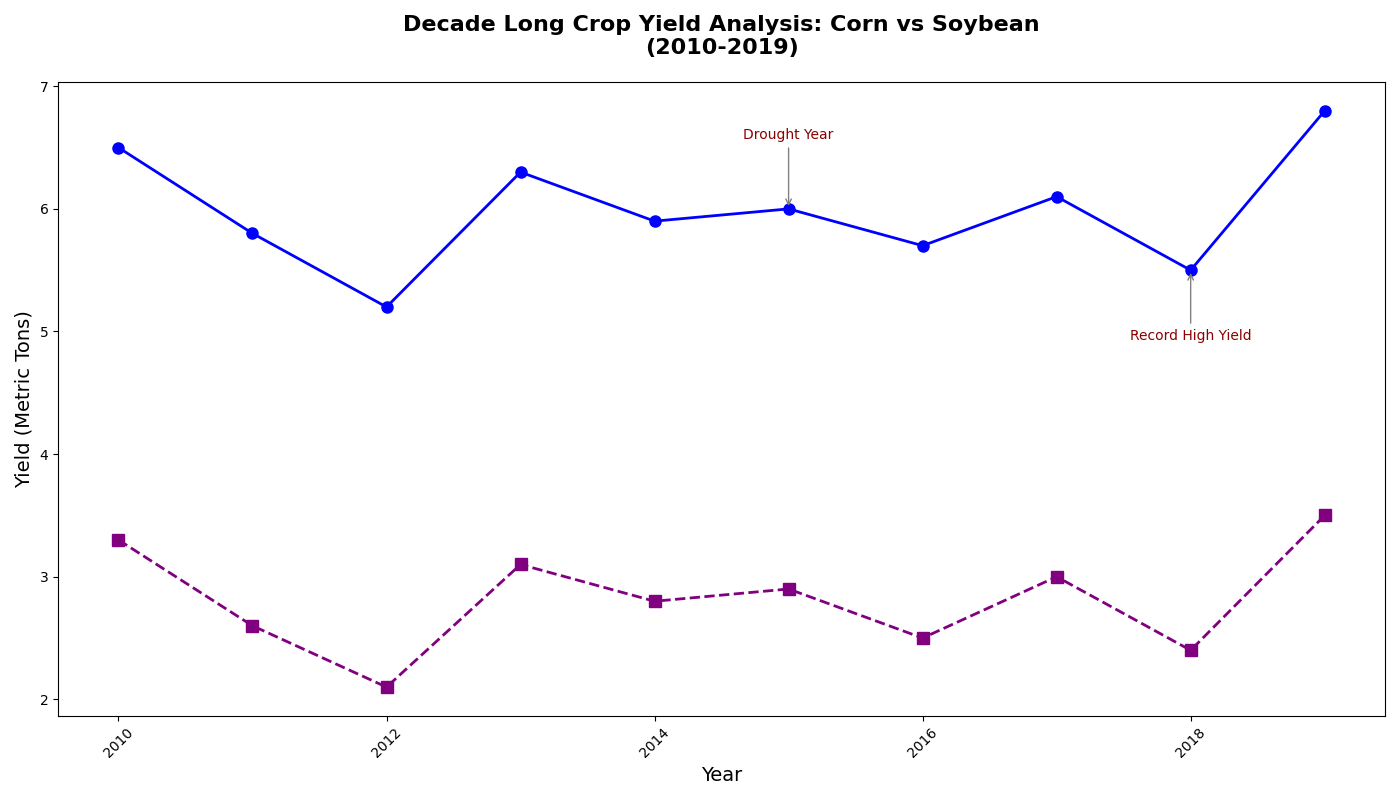

The script that drew this image:
import matplotlib.pyplot as plt
import numpy as np

years = np.arange(2010, 2020)
corn_yield = np.array([6.5, 5.8, 5.2, 6.3, 5.9, 6.0, 5.7, 6.1, 5.5, 6.8])
soybean_yield = np.array([3.3, 2.6, 2.1, 3.1, 2.8, 2.9, 2.5, 3.0, 2.4, 3.5])

fig, ax1 = plt.subplots(figsize=(14, 8))

ax1.plot(years, corn_yield, color='blue', linestyle='-', marker='o', linewidth=2, markersize=8)
ax1.plot(years, soybean_yield, color='purple', linestyle='--', marker='s', linewidth=2, markersize=8)

annotations = {
    2015: ('Drought Year', (0, 50)),
    2018: ('Record High Yield', (0, -50))
}

for year, (text, offset) in annotations.items():
    index = np.where(years == year)[0][0]
    ax1.annotate(
        text, 
        (years[index], corn_yield[index]), 
        xytext=offset, 
        textcoords='offset points', 
        arrowprops=dict(arrowstyle='->', color='grey'),
        ha='center', fontsize=10, color='darkred'
    )

ax1.set_title("Decade Long Crop Yield Analysis: Corn vs Soybean\n(2010-2019)", fontsize=16, fontweight='bold', pad=20)
ax1.set_xlabel("Year", fontsize=14)
ax1.set_ylabel("Yield (Metric Tons)", fontsize=14, color='black')

ax1.xaxis.set_tick_params(rotation=45)
ax1.yaxis.set_tick_params(labelcolor='black')

plt.tight_layout()
plt.show()
